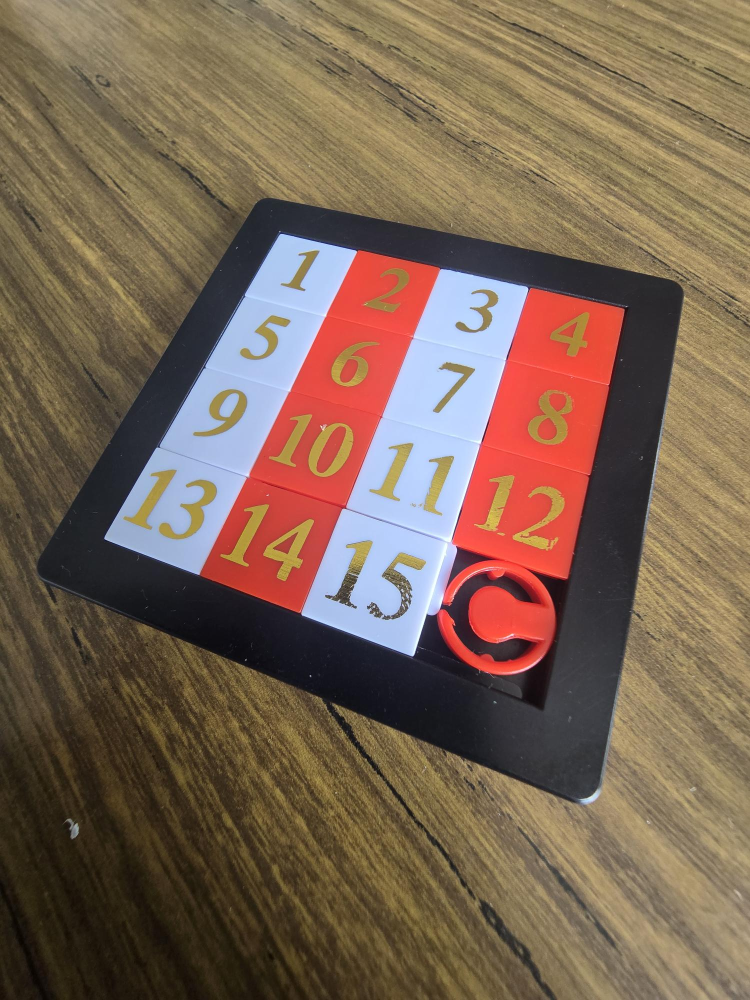
#> input picture Imagens/jogo_stor.jpg, 1500 x 2000 px (shown at 1/2 size)
$ python sacar_cantos_otimizado.py
#> lines starting #> are read from the running program, lines starting #| are printed output that depends on the picture; after the words box and inside, x2 and y2 are one past the last pixel; in counts of white or black regions, pixels touching at a corner belong together
# -*- coding: utf-8 -*-
"""
Created on Tue Nov 11 11:55:49 2025

@author: dinis
"""

## MELHORAR O ALGORITMO PARA DAR PARA QUALQUER FOTOGRAFIA
## UTilizar a segmentação por vermelhos e brancos em vez do cinzento
## PERCEBER A SITUATION

import numpy as np
import matplotlib.pyplot as plt
import cv2

caminho_img = 'Imagens/jogo_stor.jpg' # Não funciona
# [9 lines of commented-out code are left out]
img = cv2.imread(caminho_img)
#> img is the input picture: shape (2000, 1500, 3); mean B, G, R 83.2, 101.2, 123.6
#Preparar Imagem

img_rgb = cv2.cvtColor(img, cv2.COLOR_BGR2RGB)
escala = 1200 / max(img_rgb.shape[:2])
img_rgb = cv2.resize(img_rgb, None, fx=escala, fy=escala, interpolation=cv2.INTER_AREA)
#> img_rgb: shape (1200, 900, 3)

# Converter para HSV
img_hsv = cv2.cvtColor(img_rgb, cv2.COLOR_RGB2HSV)
#> img_hsv: shape (1200, 900, 3); mean H, S, V 41.2, 100.3, 129.6

# --- Segmentar vermelho ---
mask_r1 = cv2.inRange(img_hsv, (0, 80, 60), (10, 255, 255))
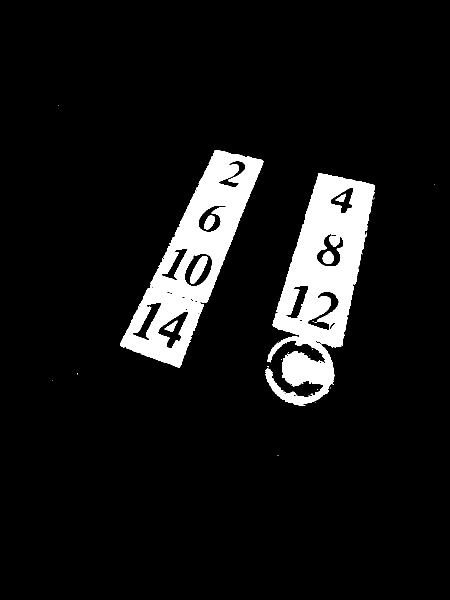
#> mask_r1: shape (1200, 900) (shown at 1/2 size); 8.2% white; 33 white regions (26 under 20 px), largest, box (x1, y1, x2, y2) and area: (531, 346, 750, 812) 46558, (241, 300, 527, 735) 40161, (380, 512, 415, 567) 928
mask_r2 = cv2.inRange(img_hsv, (170, 80, 60), (180, 255, 255))
#> mask_r2: shape (1200, 900); 0.58% white; 221 white regions (188 under 20 px), largest, box (x1, y1, x2, y2) and area: (531, 345, 698, 728) 1392, (544, 681, 651, 726) 902, (387, 346, 519, 661) 679
mask_red = cv2.bitwise_or(mask_r1, mask_r2)
#> mask_red: shape (1200, 900); 8.8% white; 25 white regions (18 under 20 px), largest, box (x1, y1, x2, y2) and area: (524, 345, 750, 812) 51206, (239, 299, 528, 737) 41826, (380, 512, 415, 567) 935

# --- Segmentar branco ---
mask_white = cv2.inRange(img_hsv, (0, 0, 160), (180, 80, 255))
#> mask_white: shape (1200, 900); 9.8% white; 1683 white regions (1612 under 20 px), largest, box (x1, y1, x2, y2) and area: (362, 323, 634, 788) 52380, (125, 281, 428, 690) 39345, (827, 1065, 900, 1172) 2494

mask_red = cv2.medianBlur(mask_red, 5)
#> mask_red: shape (1200, 900); 8.8% white; 7 white regions, largest, box (x1, y1, x2, y2) and area: (524, 345, 750, 812) 51339, (240, 299, 528, 736) 41856, (380, 512, 415, 567) 929
mask_white = cv2.medianBlur(mask_white, 5)
#> mask_white: shape (1200, 900); 9.4% white; 97 white regions (55 under 20 px), largest, box (x1, y1, x2, y2) and area: (362, 323, 634, 787) 52615, (126, 282, 428, 689) 39451, (830, 1067, 900, 1171) 2575

ker = cv2.getStructuringElement(cv2.MORPH_RECT, (7,7))

mask_r_d = cv2.dilate(mask_red, ker, iterations = 1)
#> mask_r_d: shape (1200, 900); 10.6% white; 2 white regions, box (x1, y1, x2, y2) and area: (521, 342, 753, 815) 61887, (237, 296, 531, 739) 53117
mask_w_d = cv2.dilate(mask_white, ker, iterations = 1)
#> mask_w_d: shape (1200, 900); 12.2% white; 47 white regions, largest, box (x1, y1, x2, y2) and area: (359, 320, 637, 790) 61617, (123, 279, 431, 692) 48344, (827, 1054, 900, 1185) 5357

inter = cv2.bitwise_and(mask_r_d, mask_w_d)
#> inter: shape (1200, 900); 0.9% white; 6 white regions, box (x1, y1, x2, y2) and area: (237, 297, 431, 692) 3491, (359, 320, 531, 739) 3468, (540, 342, 637, 663) 2282, (521, 687, 545, 741) 340, (383, 509, 392, 517) 66, (630, 797, 639, 805) 65

num_r, labels_r = cv2.connectedComponents(mask_r_d, connectivity = 8)
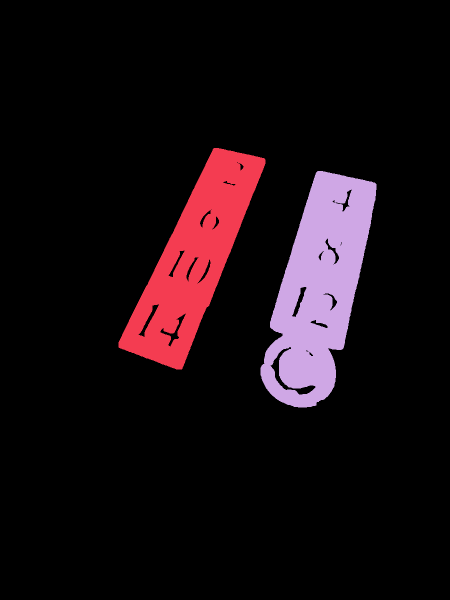
#> labels_r: shape (1200, 900) int32 (shown at 1/2 size); 3 distinct labels, from 0 to 2; one colour per label, 0 black
#> num_r = 3

num_w, labels_w = cv2.connectedComponents(mask_w_d)
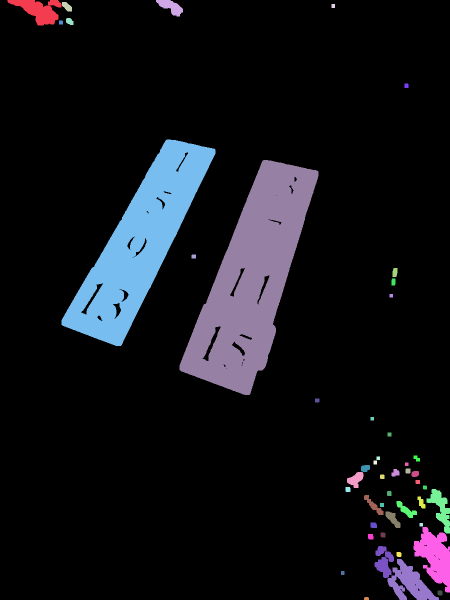
#> labels_w: shape (1200, 900) int32 (shown at 1/2 size); 48 distinct labels, from 0 to 47; one colour per label, 0 black
#> num_w = 48

ids_r = np.unique(labels_r[inter > 0])
#> ids_r = [1, 2]
ids_w = np.unique(labels_w[inter > 0])
#> ids_w = [8, 9, 10, 14]

# Remover fundo (0)
ids_r = ids_r[ids_r != 0]
ids_w = ids_w[ids_w != 0]

# === GERAR MÁSCARAS DE COMPONENTES QUE TOCAM ===
mask_r_touch = np.zeros_like(labels_r, dtype=np.uint8)
for rid in ids_r:
    mask_r_touch |= (labels_r == rid)
#> this loop made 2 passes
mask_r_touch = (mask_r_touch * 255).astype(np.uint8)

mask_w_touch = np.zeros_like(labels_w, dtype=np.uint8)
for wid in ids_w:
    mask_w_touch |= (labels_w == wid)
#> this loop made 4 passes
#> wid on passes 1 to 4: 8, 9, 10, 14
#> mask_w_touch: shape (1200, 900); values 0 (black) and 1 (white), 10.2% white; 4 white regions, box (x1, y1, x2, y2) and area: (359, 320, 637, 790) 61617, (123, 279, 431, 692) 48344, (383, 509, 392, 517) 71, (630, 797, 639, 805) 71
mask_w_touch = (mask_w_touch * 255).astype(np.uint8)

# === UNIÃO DAS DUAS REGIÕES (VERMELHO + BRANCO) ===
mask_tiles_touch = cv2.bitwise_or(mask_r_touch, mask_w_touch)
#> mask_tiles_touch: shape (1200, 900); 19.9% white; 1 white region, box (x1, y1, x2, y2) and area: (123, 279, 753, 815) 215395

# Pequena erosão para suavizar
mask = cv2.erode(mask_tiles_touch, ker, iterations=1)
#> mask: shape (1200, 900); 17.9% white; 1 white region

# === CONTORNOS E POLÍGONO FINAL ===
contours, _ = cv2.findContours(mask, cv2.RETR_EXTERNAL, cv2.CHAIN_APPROX_SIMPLE)
#> contours = 1 contour; box (x1, y1, x2, y2) and area: (126, 282, 750, 812) 215302
if not contours:
    raise ValueError("Nenhum contorno encontrado.")

largest = max(contours, key=cv2.contourArea)
#> largest = contour of 1039 points, box (x1, y1, x2, y2) (126, 282, 750, 812), area 215302
perimetro = cv2.arcLength(largest, True)
#> perimetro = 2077.6
approx = cv2.approxPolyDP(largest, 0.01 * perimetro, True)
#> approx = contour of 10 points, box (x1, y1, x2, y2) (126, 282, 750, 808), area 212646

mask_refinada = np.zeros_like(mask)
cv2.drawContours(mask_refinada, [approx], -1, 255, thickness=-1)
#> mask_refinada: shape (1200, 900); 19.8% white; 1 white region

# 1. Find contours (each contour is a set of points around a blob)
contours, hierarchy = cv2.findContours(mask_refinada, cv2.RETR_EXTERNAL, cv2.CHAIN_APPROX_SIMPLE)
#> contours = 1 contour; box (x1, y1, x2, y2) and area: (126, 282, 750, 808) 212652

# 2. Take the largest contour
contour = max(contours, key=cv2.contourArea)
#> contour = contour of 1043 points, box (x1, y1, x2, y2) (126, 282, 750, 808), area 212652

# 3. Approximate polygon
epsilon = 0.01 * cv2.arcLength(contour, True)
#> epsilon = 20.48
approx = cv2.approxPolyDP(contour, epsilon, True)
#> approx = contour of 10 points, box (x1, y1, x2, y2) (126, 282, 750, 808), area 212718
points = approx.reshape(-1, 2)
#> points = [[336, 282], [126, 646], [491, 786], [523, 737], [561, 798], [629, 807], [665, 769], [652, 695], [685, 688], [749, 371]]

# 4. Compute all line segments
segments = []
for i in range(len(points)):
    p1 = points[i]
    p2 = points[(i + 1) % len(points)]
    length = np.linalg.norm(p1 - p2)
    segments.append((length, p1, p2))
#> this loop made 10 passes
#> (p1, p2, length) on passes 1 to 8: ([336, 282], [126, 646], 420.2), ([126, 646], [491, 786], 390.9), ([491, 786], [523, 737], 58.52), ([523, 737], [561, 798], 71.87), ([561, 798], [629, 807], 68.59), ([629, 807], [665, 769], 52.35), ([665, 769], [652, 695], 75.13), ([652, 695], [685, 688], 33.73)
#> after the loop, segments = 10 items, first 6: (420.2, [336, 282], [126, 646]), (390.9, [126, 646], [491, 786]), (58.52, [491, 786], [523, 737]), (71.87, [523, 737], [561, 798]), (68.59, [561, 798], [629, 807]), (52.35, [629, 807], [665, 769])

# 5. Keep 4 longest segments
segments.sort(key=lambda x: x[0], reverse=True)
top4 = segments[:4]
#> top4 = [(422.5, [749, 371], [336, 282]), (420.2, [336, 282], [126, 646]), (390.9, [126, 646], [491, 786]), (323.4, [685, 688], [749, 371])]

# 6. Function to find intersection between two lines
def line_intersection(p1, p2, p3, p4):
    """Return intersection point of lines (p1,p2) and (p3,p4) if exists."""
    x1, y1 = p1
    x2, y2 = p2
    x3, y3 = p3
    x4, y4 = p4

    denom = (x1 - x2)*(y3 - y4) - (y1 - y2)*(x3 - x4)
    if abs(denom) < 1e-6:
        return None
    px = ((x1*y2 - y1*x2)*(x3 - x4) - (x1 - x2)*(x3*y4 - y3*x4)) / denom
    py = ((x1*y2 - y1*x2)*(y3 - y4) - (y1 - y2)*(x3*y4 - y3*x4)) / denom
    return np.array([px, py])

# 7. Compute intersections between all pairs of top4 lines
intersections = []
for i in range(len(top4)):
    for j in range(i+1, len(top4)):
        inter = line_intersection(top4[i][1], top4[i][2], top4[j][1], top4[j][2])
        if inter is not None:
            intersections.append(inter)
#> this loop made 4 passes
#> after the loop, intersections = [[336, 282], [-2309.1, -288], [749, 371], [126, 646], [999, -867.2], [652.7, 848]]

# 8. Compute centroid of the polygon
M = cv2.moments(approx)
#> M = moments, m00 212718, centre m10/m00, m01/m00 = (464.2, 541.3)
cx = int(M["m10"] / M["m00"])
#> cx = 464
cy = int(M["m01"] / M["m00"])
#> cy = 541
centroid = np.array([cx, cy])
#> centroid = [464, 541]

# 9. Choose 4 closest intersection points to centroid
if len(intersections) > 4:
    intersections = sorted(intersections, key=lambda p: np.linalg.norm(p - centroid))[:4]
#> intersections = [[336, 282], [749, 371], [126, 646], [652.7, 848]]

# 10. Draw results
overlay = img_rgb.copy()

for pt in intersections:
    cv2.circle(overlay, tuple(np.int32(pt)), 6, (0,255,0), -1)
#> this loop made 4 passes
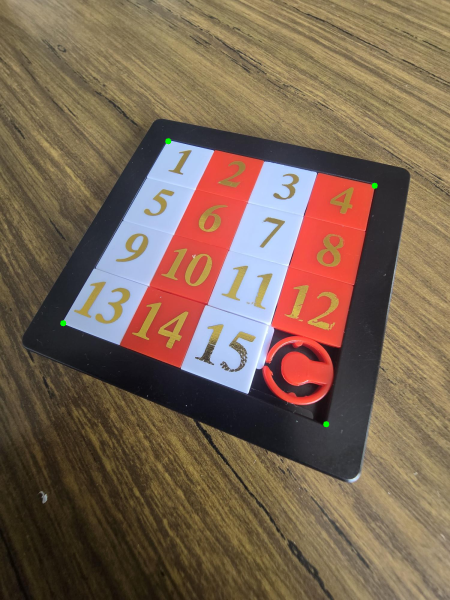
#> overlay: shape (1200, 900, 3) (shown at 1/2 size); mean R, G, B 123.6, 101.2, 83.2

cv2.circle(overlay, (cx, cy), 6, (255,0,0), -1)  # centroid
#> overlay: shape (1200, 900, 3); 0.01% of pixels changed, all inside (x1, y1, x2, y2) = (458, 535, 471, 548)
for (_, p1, p2) in top4:
    cv2.line(overlay, tuple(p1), tuple(p2), (0,0,255), 2)
#> this loop made 4 passes
#> (p1, p2) on passes 1 to 4: ([749, 371], [336, 282]), ([336, 282], [126, 646]), ([126, 646], [491, 786]), ([685, 688], [749, 371])
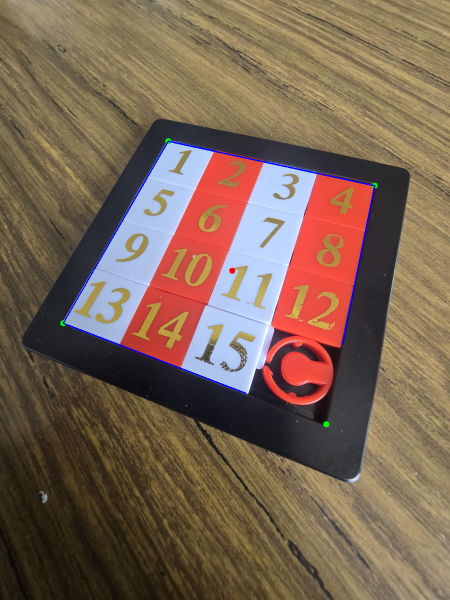
#> overlay: shape (1200, 900, 3) (shown at 1/2 size); mean R, G, B 123, 100.8, 83.6

alpha = 0.6
output = cv2.addWeighted(img_rgb, 1 - alpha, overlay, alpha, 0)

# === ORDENAR OS 4 CANTOS DETETADOS ===
def order_points(pts):
    rect = np.zeros((4, 2), dtype="float32")

    s = pts.sum(axis=1)
    rect[0] = pts[np.argmin(s)]   # top-left
    rect[2] = pts[np.argmax(s)]   # bottom-right

    diff = np.diff(pts, axis=1)
    rect[1] = pts[np.argmin(diff)]  # top-right
    rect[3] = pts[np.argmax(diff)]  # bottom-left

    return rect

# Converter lista de interseções para matriz
corners = np.array(intersections, dtype="float32")
#> corners = [[336, 282], [749, 371], [126, 646], [652.7, 848]]

# Ordenar
rect = order_points(corners)
#> in order_points, `rect = np.zeros((4, 2), dtype="float32")`: rect = [[0, 0], [0, 0], [0, 0], [0, 0]]
#> in order_points, `s = pts.sum(axis=1)`: s = [618, 1120, 772, 1500.7]
#> in order_points, `diff = np.diff(pts, axis=1)`: diff = [-54, -378, 520, 195.3]
#> rect = [[336, 282], [749, 371], [652.7, 848], [126, 646]]

# === DEFINIR DESTINO DA TRANSFORMAÇÃO PERSPECTIVA ===
dst = np.array([
    [100, 100],
    [600, 100],
    [600, 600],
    [100, 600]
], dtype="float32")
#> dst = [[100, 100], [600, 100], [600, 600], [100, 600]]

# === APLICAR TRANSFORMAÇÃO À IMAGEM FINAL OUTPUT ===
M = cv2.getPerspectiveTransform(rect, dst)
#> M = [[1.88, 1.22, -826.5], [-0.492, 2.55, -403.2], [0.000253, 0.00144, 1]]

mask_3c = cv2.merge([mask_refinada]*3)
#> mask_3c: shape (1200, 900, 3); 19.8% white; 1 white region, box (x1, y1, x2, y2) and area: (126, 282, 750, 808) 213545
masked_img = cv2.bitwise_and(img_rgb, mask_3c)

# --- Remove borders by cropping tightly around polygon ---
x_min = int(np.min(rect[:, 0]))
#> x_min = 126
x_max = int(np.max(rect[:, 0]))
#> x_max = 749
y_min = int(np.min(rect[:, 1]))
#> y_min = 282
y_max = int(np.max(rect[:, 1]))
#> y_max = 848

cropped_masked = masked_img[y_min:y_max, x_min:x_max]
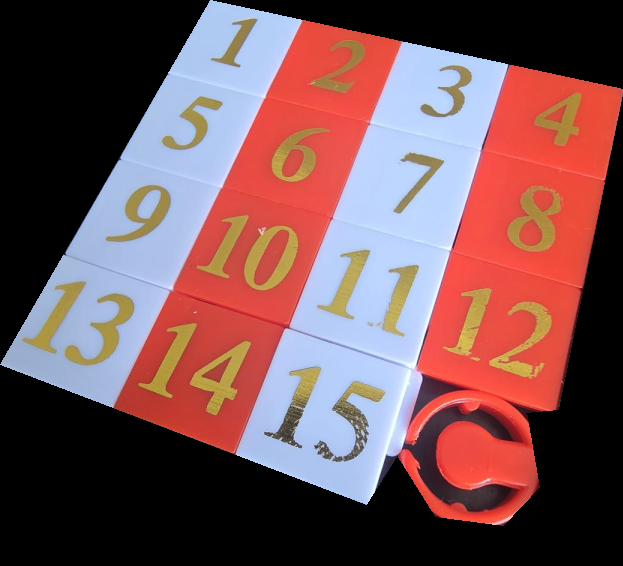
#> cropped_masked: shape (566, 623, 3); mean R, G, B 118.3, 82.8, 86

# --- Perspective transform to tight square ---
size = max(y_max - y_min, x_max - x_min)
#> size = 623
dst_tight = np.array([
    [0, 0],
    [size, 0],
    [size, size],
    [0, size]
], dtype="float32")
#> dst_tight = [[0, 0], [623, 0], [623, 623], [0, 623]]

rect_cropped = rect.copy()
#> rect_cropped = [[336, 282], [749, 371], [652.7, 848], [126, 646]]
rect_cropped[:, 0] -= x_min
rect_cropped[:, 1] -= y_min

M_tight = cv2.getPerspectiveTransform(rect_cropped, dst_tight)
#> M_tight = [[1.61, 0.928, -337.8], [-0.448, 2.08, 94.06], [0.000176, 0.001, 1]]
warped_tight = cv2.warpPerspective(cropped_masked, M_tight, (size, size))
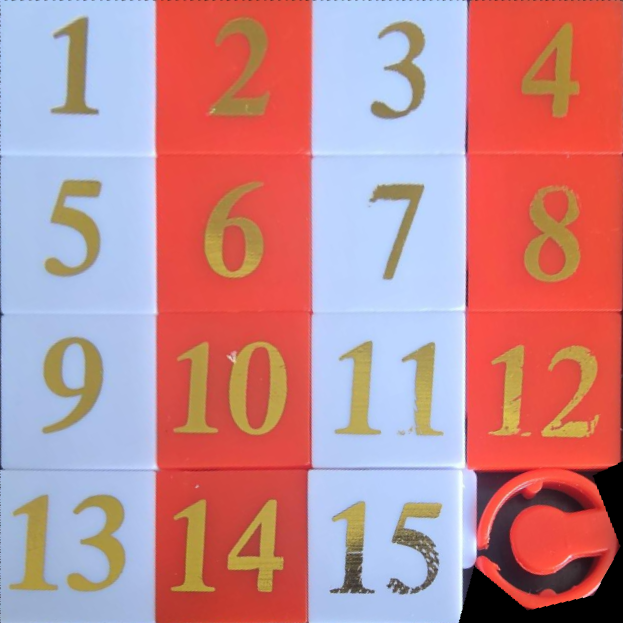
#> warped_tight: shape (623, 623, 3); mean R, G, B 193, 138, 144.3
warped_export = cv2.cvtColor(warped_tight, cv2.COLOR_BGR2RGB)

# --- Save final cleaned image ---
cv2.imwrite("imagem_final.png", warped_export)

# --- Display all plots ---
plt.figure(figsize=(20, 12))

plt.subplot(2, 4, 1)
plt.imshow(img_rgb)
plt.title("Original")
plt.axis("off")

plt.subplot(2, 4, 2)
plt.imshow(mask_red, cmap="gray")
plt.title("Máscara Vermelha")
plt.axis("off")

plt.subplot(2, 4, 3)
plt.imshow(mask_white, cmap="gray")
plt.title("Máscara Branca")
plt.axis("off")

plt.subplot(2, 4, 4)
plt.imshow(mask_tiles_touch)
plt.title("Área de Jogo")
plt.axis("off")

plt.subplot(2, 4, 5)
plt.imshow(mask_refinada)
plt.title("Área de jogo rough")
plt.axis("off")

plt.subplot(2, 4, 6)
# Overlay with intersections
overlay = img_rgb.copy()
for pt in intersections:
    cv2.circle(overlay, tuple(np.int32(pt)), 6, (0,255,0), -1)
cv2.circle(overlay, (cx, cy), 6, (255,0,0), -1)
for (_, p1, p2) in top4:
    cv2.line(overlay, tuple(p1), tuple(p2), (0,0,255), 2)
alpha = 0.6
output = cv2.addWeighted(img_rgb, 1 - alpha, overlay, alpha, 0)
plt.imshow(output)
plt.title("Overlay com interseções")
plt.axis("off")

plt.subplot(2, 4, 7)
plt.imshow(masked_img)
plt.title("Imagem Original Apenas Área Detectada")
plt.axis("off")

plt.subplot(2, 4, 8)
plt.imshow(warped_tight)
plt.title("Imagem Final Warp sem Bordas")
plt.axis("off")

plt.tight_layout()
plt.show()
